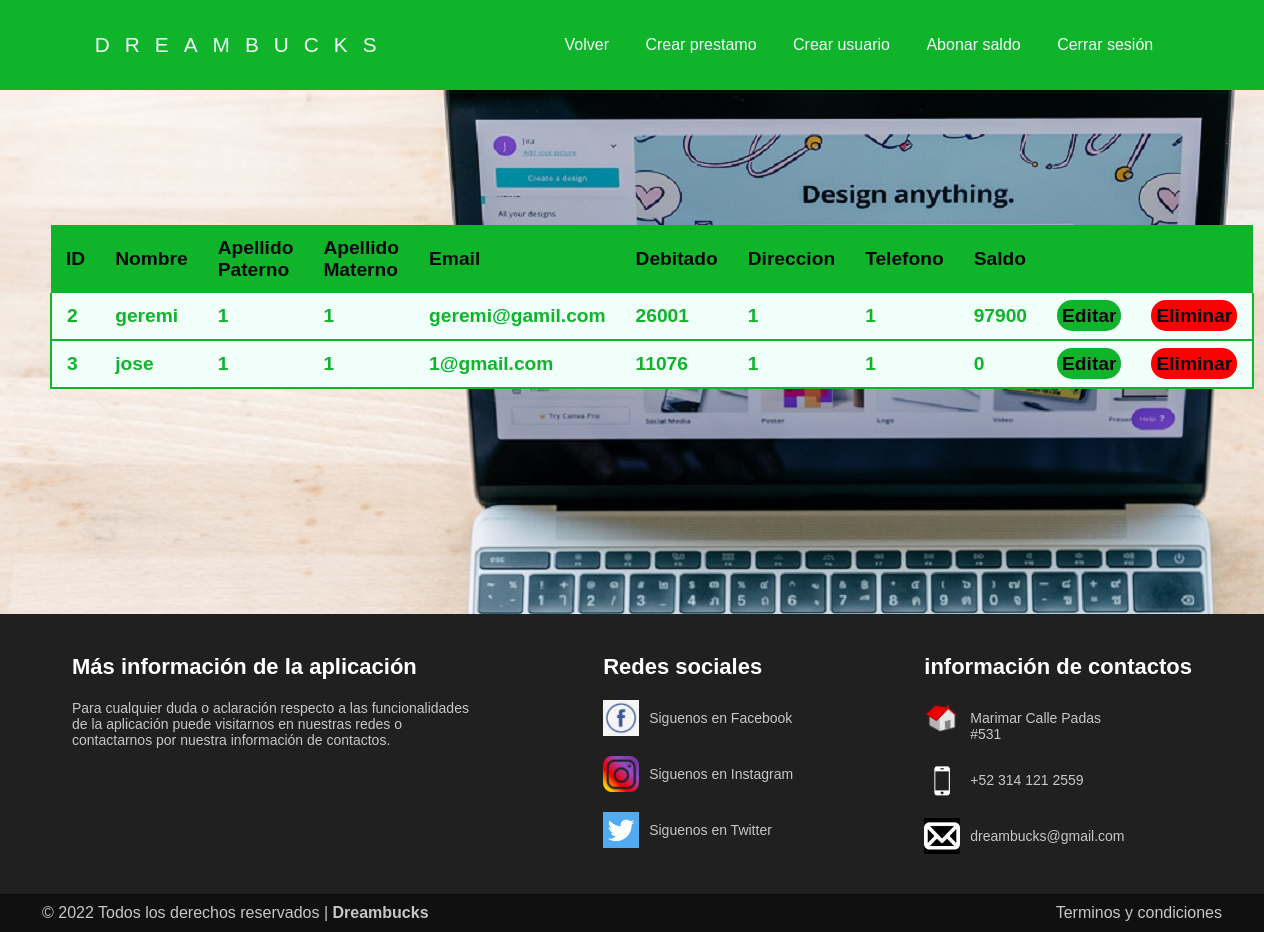
/users_table.php, run on the app's committed database.
### tables this page shows
CREATE TABLE `users` (
  `id_U` int(100) NOT NULL,
  `name_U` varchar(60) NOT NULL,
  `lastname1_U` varchar(60) NOT NULL,
  `lastname2_U` varchar(60) NOT NULL,
  `password_U` varchar(200) NOT NULL,
  `email_U` varchar(100) NOT NULL,
  `debited` int(50) NOT NULL,
  `address_U` varchar(200) NOT NULL,
  `phone` bigint(13) NOT NULL,
  `id_A1` int(100) NOT NULL,
  `balance` int(100) NOT NULL

);

### users_table.php (the view, shortened to what this page needs)
<?php
require "./ConnectDB.php";
$clients = $conn->query("SELECT * FROM users");
?>
<!DOCTYPE html>
<html lang="en">
<head>
    <link rel="stylesheet" href="./styles/styleHeaderUL.css">
    <link rel="stylesheet" href="./styles/styleCrud.css">
</head>
<body>
    <header class="header">
        <div class="container-head logo-nav-container">
            <a href="#" class="logo">DREAMBUCKS</a>
            <nav class="navigation">
                <ul>
                    <li><a href="admin.php">Volver</a></li>
                    <li><a href="CreateLoan.php">Crear prestamo</a></li>
                    <li><a href="Register_U.php">Crear usuario</a></li>
                    <li><a href="Credit_Recharge.php">Abonar saldo</a></li>
                    <li><a href="Logout.php">Cerrar sesión</a></li>
                </ul>
            </nav>
        </div>
    </header>
    <main>
        <div class="crud-container">
            <table class="content-table">
                    <thead>
                        <tr>
                            <th>ID</th>
                            <th>Nombre</th>
                            <th>Apellido Paterno</th>
                            <th>Apellido Materno</th>
                            <th>Email</th>
                            <th>Debitado</th>
                            <th>Direccion</th>
                            <th>Telefono</th>
                            <th>Saldo</th>
                            <th></th>
                            <th></th>
                        </tr>
                    </thead>
                <?php foreach ($clients as $client) { ?>
                    <tbody>
                        <tr>
                            <td><p><?= $client["id_U"] ?></p></td>
                            <td><p class="card-title text-capitalize"><?= htmlspecialchars($client["name_U"]) ?></p></td>
                            <td><p class="card-title text-capitalize"><?= htmlspecialchars($client["lastname1_U"]) ?></p></td>
                            <td><p class="card-title text-capitalize"><?= htmlspecialchars($client["lastname2_U"]) ?></p></td>
                            <td><p><?= htmlspecialchars($client["email_U"]) ?></p></td>
                            <td><p><?= htmlspecialchars($client["debited"]) ?></p></td>
                            <td><p><?= htmlspecialchars($client["address_U"]) ?></p></td>
                            <td><p><?= htmlspecialchars($client["phone"]) ?></p></td>
                            <td><p><?= htmlspecialchars($client["balance"]) ?></p></td>
                            <td><a href="editUser.php?id_U=<?= $client["id_U"] ?>" class="btn-edit">Editar</a></td>
                            <td><a href="deleteUser.php?id_U=<?= $client["id_U"] ?>" class="btn-delete">Eliminar</a></td>
                        </tr>
                    </tbody>
                <?php } ?>
            </table>
        </div>
    </main>
</body>
</html>

### styles/styleHeaderUL.css (style rules this page uses)
.container-head { width: 85%; max-width: 850; margin: 0 auto; max-height: 300; }
header { background: #0fb42b; color: #F1FFFA; padding: 2.2% 0; position: fixed; left: 0; top: 0; width: 100%; }
header a { color: #F1FFFA; text-decoration: none; font-family: Arial, Helvetica, sans-serif; }
.logo-nav-container { display: flex; justify-content: space-between; align-items: center; flex-wrap: wrap; }
.logo { letter-spacing: 15px; font-size: 1.3em; }
.navigation ul { margin: 0; padding: 9; list-style: none; }
.navigation ul li { display: inline-block; }
.navigation ul li a { display: block; padding: 0.5rem 1rem; transition: all 0.4s linear; border-radius: 5px; }

### styles/styleCrud.css (style rules this page uses)
:root { --cremamenta: #F1FFFA; --verdete: #CCFCCB; --verdesalvia: #3C760C; --negro: #090909; --ocre: #64554E; --verde: #0fb42b; --fuente: Arial, Helvetica, sans-serif; --superverde: #4bf745; }
* { margin: 0; padding: 0; box-sizing: border-box; *background-color: var(--superverde); font-family: 'Lato', sans-serif; }
html { background-image: url("../images/bg-forms.jpg"); }
main { padding-top: 200px; padding-left: 50px; padding-right: 20px; padding-bottom: 200px; }
.content-table { border-collapse: collapse; margin: 25px 0; font-size: 1.2em; min-width: 400px; *border-radius: 5px 5px 0 0; overflow: hidden; }
.content-table thead th { background-color: var(--verde); color: var(--negro); padding: 12px 15px; text-align: left; font-weight: bold; }
.content-table tr, .content-table td { padding: 12px 15px; background-color: var(--cremamenta); font-weight: bold; color: var(--verde); *border-left: 2px solid var(--verde); *border-right: 2px solid var(--verde); }
.content-table tbody tr { border-bottom: 2px solid var(--verde); border-left: 2px solid var(--verde); border-right: 2px solid var(--verde); }
.btn-edit { color: var(--negro); text-decoration: none; background-color: var(--verde); border-color: var(--negro); border-radius: 15px; padding: 5px 5px; transition: all 300ms; }
.btn-delete { color: var(--negro); text-decoration: none; background-color: red; border-color: var(--negro); border-radius: 15px; padding: 5px 5px; transition: all 300ms; }

### styles/styleFooterr.css (style rules this page uses)
* { margin: 0px; padding: 0px; box-sizing: border-box; font-family: Arial, Helvetica, sans-serif; }
footer { width: 100%; background: #202020; color: white; *padding: 40px; }
.container-footer-all { width: 100%; max-width: 1200px; margin: auto; padding: 40px; }
.container-body { display: flex; justify-content: space-between; }
.column1 { max-width: 400px; }
.column1 h1 { font-size: 22px; }
.column1 p { font-size: 14px; color: #C7C7C7; margin-top: 20px; }
.column2 { max-width: 400px; }
.column2 h1 { font-size: 22px; }
.column2 .row { margin-top: 20px; display: flex; }
.column2 .row img { width: 36px; height: 36px; }
.column2 .row label { margin-top: 10px; margin-left: 10px; font-size: 14px; color: #C7C7C7; }
.column3 { max-width: 400px; }
.column3 h1 { font-size: 22px; }
.column3 .row { margin-top: 20px; display: flex; }
.column3 .row img { width: 36px; height: 36px; }
.column3 .row label { font-size: 14px; color: #C7C7C7; margin-top: 10px; margin-left: 10px; max-width: 150px; }
.container-footer { max-width: 100%; background: #101010; }
.footer { display: flex; justify-content: space-between; max-width: 1200px; margin: auto; padding: 10px; }
.copyright { color: #C7C7C7; }
.copyright span { font-weight: bold; }
.information { color: #C7C7C7; }

### data on the page
users: id_U "2", name_U "geremi", lastname1_U "1", lastname2_U "1", email_U "geremi@gamil.com", debited "26001", address_U "1", phone "1", balance "97900"
users: id_U "3", name_U "jose", lastname1_U "1", lastname2_U "1", email_U "1@gmail.com", debited "11076", address_U "1", phone "1", balance "0"
